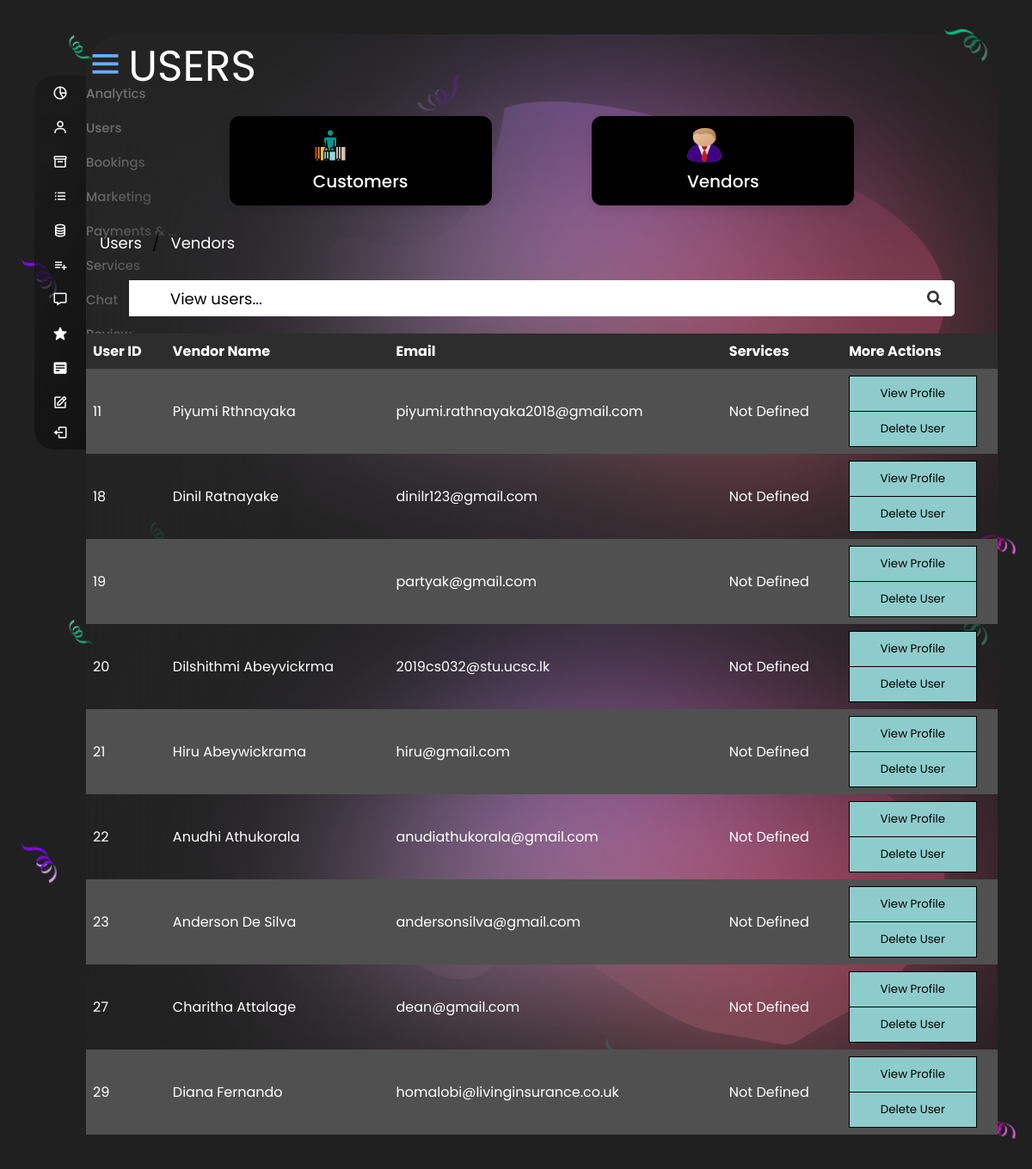
The page /adminUsersVendor (signed in) on the database as committed earlier.
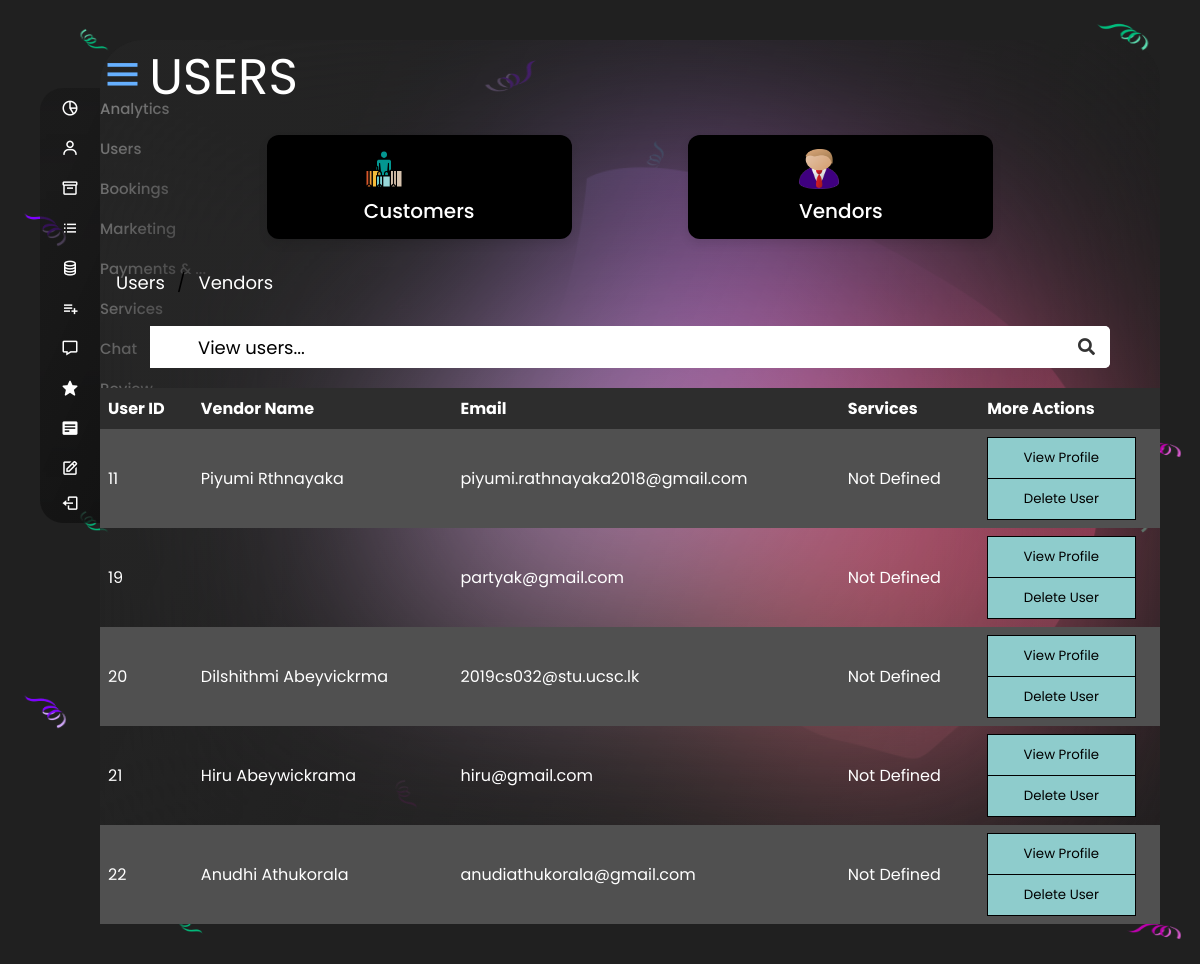
The same page on the database as committed later.
### tables this page shows
CREATE TABLE `user` (
  `user_id` int(10) NOT NULL,
  `email` varchar(256) NOT NULL,
  `password` varchar(256) NOT NULL,
  `user_type` varchar(20) NOT NULL,
  `f_name` varchar(255) NOT NULL,
  `l_name` varchar(255) NOT NULL,
  `address` varchar(255) NOT NULL,
  `nic` varchar(25) NOT NULL,
  `gender` varchar(25) NOT NULL,
  `profilePicture` varchar(255) NOT NULL
);

### app/controllers/adminUsersVendor.php (called while the page is built, shortened)
<?php
class AdminUsersVendor extends FrameworkPartyak{
    public function __construct(){
        $this->user = $this->model('adminUserVendorModel');
    }
    public function index(){
        $data['vendor'] = $this->user->getVendorDetails();
        $this->view("admin/adminUsersVendorView",$data);
    }
}

### core/classes/router.php (called while the page is built, shortened)
<?php
class Router
{
    public $method = "index";
    public $params = [];
    public function __construct()
    {
        $url = $this->url();
        if (!empty($url)) {
            if (file_exists("../app/controllers/" . $url[0] . ".php")) {
                unset($url[0]);
            } else {
                echo "$url[0].php not found";
            }
        }
        $this->controller = new $this->controller;
        if (isset($url)) {
            $this->params = $url;
        } else {
            $this->params = [];
        }
        call_user_func_array([$this->controller, $this->method], $this->params);
    }
    public function url()
    {
        if (isset($_GET['url'])) {
            $url = $_GET['url'];
            $url = rtrim($url);
            $url = filter_var($url, FILTER_SANITIZE_URL);
            $url = explode("/", $url);
            return $url;
        }
    }
}

### core/init.php (called while the page is built, shortened)
<?php
$router = new Router;

### public/index.php (called while the page is built, shortened)
<?php
include "../core/init.php";

### app/models/adminUserVendorModel.php (called while the page is built, shortened)
<?php
class AdminUserVendorModel extends database
{
    public function getVendorDetails(){
        $query = "SELECT * FROM user WHERE user_type = 'vendor'";
        $result = mysqli_query($GLOBALS['db'],$query);
        if(mysqli_num_rows($result)>0){
            return $result;
        }
    }
}

### app/views/admin/adminUsersVendorView.php (the view, shortened to what this page needs)
<!DOCTYPE html>
<html lang="en" dir="ltr">
<head>
    <link href='https://unpkg.com/boxicons@2.0.7/css/boxicons.min.css' rel='stylesheet'>
    <link rel="stylesheet" href="https://cdnjs.cloudflare.com/ajax/libs/font-awesome/4.7.0/css/font-awesome.min.css">
</head>
<body>
    <div class="container">
        <section class="home-section">
            <div class="sidebar-button">
                <i class='bx bx-menu sidebarBtn' id="iconMenu"></i>
                <span class="dashboard">USERS</span>
            </div>
            <div class="home-content">
                <div class="overview-boxes">
                    <div class="box" id="box-customer">
                        <span class="links_name" onclick="window.location='<?php echo BASEURL . '/adminUsers'; ?>'"><img
                                class="customer-image" <?php srcIMG("consumer.png") ?> width="40" height="40">
                            <div class="box-topic">Customers</div>
                        </span>
                    </div>
                    <div class="box" id="box-service">
                        <span class="links_name">
                            <img class="service-image" <?php srcIMG("service.png") ?> width="40" height="40">
                            <div class="box-topic">Vendors</div>
                        </span>
                    </div>
                </div>
                <div>
                    <ul class="breadcrumb">
                        <li><a href="#">Users</a></li>
                        <li><a href="#">Vendors</a></li>
                    </ul>
                    <div class="search">
                        <span class="text"> View users...</span>
                        <button><i class="fas fa-search"></i></button>
                    </div>
                </div>
            </div>
            <ul class="breadcrumb">
            </ul>
            <div class="sales-boxes">
                <table>
                    <tr>
                        <th>User ID</th>
                        <th>Vendor Name</th>
                        <th>Email</th>
                        <th>Services</th>
                        <th>More Actions</th>
                    </tr>
                    <?php while($row=mysqli_fetch_assoc($data['vendor'])){
  echo"
  <tr>
  <td>$row[user_id]</td>
  <td>$row[f_name] $row[l_name]</td>
  <td>$row[email]</td>
  <td>Not Defined</td>
  <td>
  <div class=\"btn-group\">
  <button onclick=\"window.location=' " . BASEURL . "/adminUserProfile/index/$row[user_id]'\">View Profile</button>
  <button onclick=\"window.location=' " . BASEURL . "/adminUsersVendor/deleteUser/$row[user_id]'\">Delete User</button>
</div>
  </td>
  </tr>
  ";
} ?>
                </table>
        </section>
    </div>
</body>
</html>

Rows that differ between the two databases and show on the page:
no longer on this page (row edited): user: user_id "18", f_name "Dinil", l_name "Ratnayake", email "dinilr123@gmail.com"
removed user: user_id "23", f_name "Anderson", l_name "De Silva", email "andersonsilva@gmail.com"
removed user: user_id "27", f_name "Charitha", l_name "Attalage", email "dean@gmail.com"
removed user: user_id "29", f_name "Diana", l_name "Fernando", email "homalobi@livinginsurance.co.uk"
